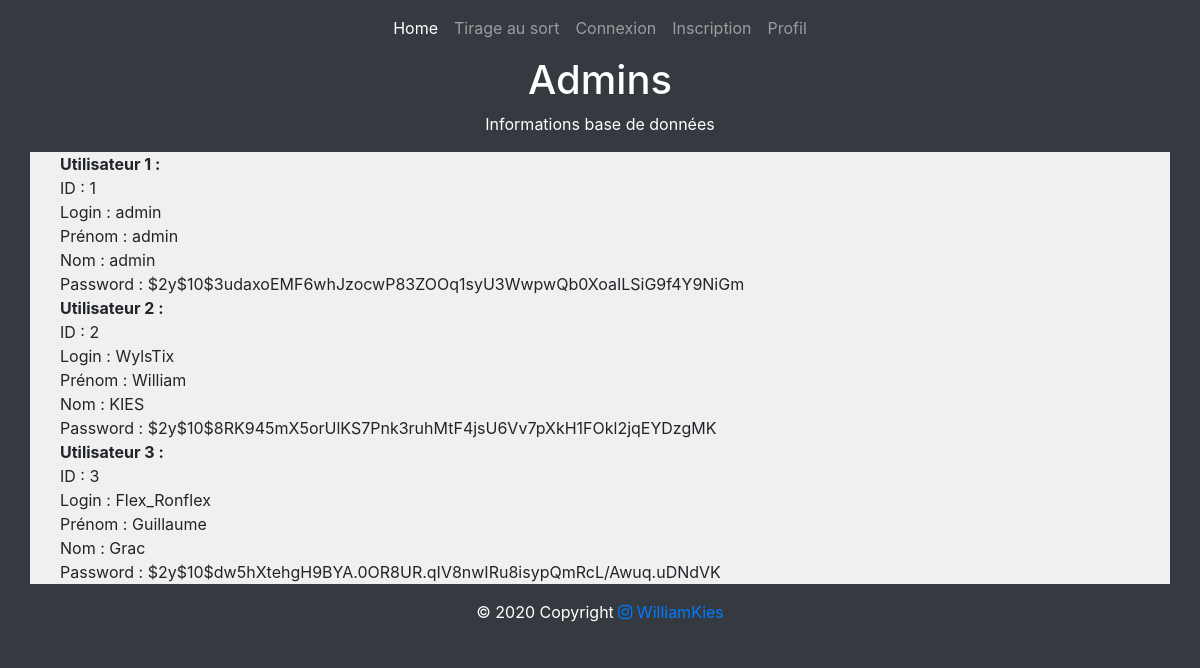
Screenshot of /php/admin.php with the database file from the repository.
### tables this page shows
CREATE TABLE IF NOT EXISTS `utilisateurs` (
  `id` int(11) NOT NULL AUTO_INCREMENT,
  `login` varchar(255) NOT NULL,
  `prenom` varchar(255) NOT NULL,
  `nom` varchar(255) NOT NULL,
  `password` varchar(255) NOT NULL,
  PRIMARY KEY (`id`)
);

### php/admin.php (the view, shortened to what this page needs)
<?php
$db = mysqli_connect('localhost', 'root', '', 'moduleconnexion');
?>
<!DOCTYPE html>
<html lang="fr">
    <head>
        <link rel="stylesheet" href="../css/bootstrap.min.css">
        <link rel="stylesheet" href="../css/style.css">
        <link rel="stylesheet" href="../css/admin.css">
        <link rel="stylesheet" href="https://cdnjs.cloudflare.com/ajax/libs/font-awesome/5.15.1/css/all.min.css">
    </head>
    <body>
        <header>
            <nav class="navbar navbar-expand-lg navbar-dark bg-dark">
                <section class="container">
                    <section class="collapse navbar-collapse" id="leadUIDemoNav-3">
                        <ul class="navbar-nav mx-auto mt-2 mt-lg-0">
                            <li class="nav-item"><a class="nav-link active" href="../index.php">Home</a></li>
                            <li class="nav-item"><a class="nav-link" href="sort.php">Tirage au sort</a></li>
                            <?php
                                if (!isset($_SESSION['id'])){
                                    echo '<li class="nav-item"><a class="nav-link" href="connexion.php">Connexion</a></li>';
                                    echo '<li class="nav-item"><a class="nav-link" href="inscription.php">Inscription</a></li>';
                                }
                            ?>
                            <li class="nav-item"><a class="nav-link" href="profil.php">Profil</a></li>
                        </ul>
                    </section>
                </section>
            </nav>
        </header>
        <main>
            <article>
                <section class="container-fluid text-center">
                    <h1>Admins</h1>
                    <p>Informations base de données</p>
                    <section class="container text-center" style="background-color: #f0f0f0;">
                        <?php
                            $check_db = mysqli_query($db,"SELECT * FROM utilisateurs");
                            while($db_list = mysqli_fetch_assoc($check_db)){
                                echo '<section class="container table-style"><table><thead><th>Utilisateur ' . $db_list['id'] . ' :</th></thead>';
                                echo '<tbody><tr><td>ID : ' . $db_list['id'] . '</td></tr><tr><td>Login : ' . $db_list['login'] . '</td></tr><tr><td>Prénom : ' . $db_list['prenom'] . '</td></tr><tr><td>Nom : ' . $db_list['nom'] . '</td></tr><tr><td>Password : ' . $db_list['password'] . '</td></tr></tbody></table></section>';
                            }
                        ?>
                    </section>
                </section>
            </article>
        </main>
    <footer class="page-footer font-small">
        <section class="footer-copyright text-center py-3">© 2020 Copyright
            <a href="https://www.instagram.com/william_ksii/" target="_blank"><i class="fab fa-instagram"></i> WilliamKies</a>
        </section>
    </footer>
    </body>
</html>

### css/style.css (style rules this page uses)
* { margin: 0; padding: 0; box-sizing: border-box; }
html { scroll-behavior: smooth; }
.page-footer { background-color: #343a40; color: #fff; }

### css/admin.css (style rules this page uses)
* { margin: 0; padding: 0; box-sizing: border-box; }
html { scroll-behavior: smooth; }
body { background-color: #343a40; }
h1, p { color: #fff; }
.table-style { text-align: left; }

### rows the page displays
utilisateurs: id "1", login "admin", prenom "admin", nom "admin", password "$2y$10$3udaxoEMF6whJzocwP83ZOOq1syU3WwpwQb0XoaILSiG9f4Y9NiGm"
utilisateurs: id "2", login "WylsTix", prenom "William", nom "KIES", password "$2y$10$8RK945mX5orUlKS7Pnk3ruhMtF4jsU6Vv7pXkH1FOkl2jqEYDzgMK"
utilisateurs: id "3", login "Flex_Ronflex", prenom "Guillaume", nom "Grac", password "$2y$10$dw5hXtehgH9BYA.0OR8UR.qIV8nwIRu8isypQmRcL/Awuq.uDNdVK"
